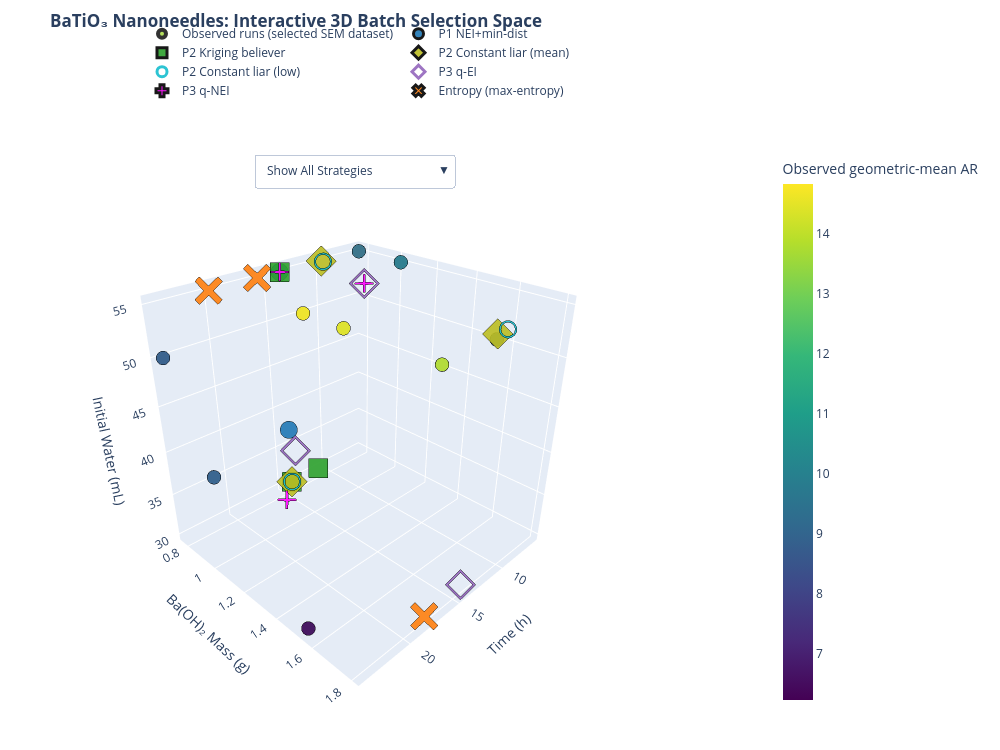

The notebook cell saved with this chart:
### Code cell
import plotly.graph_objects as go
import numpy as np
import pandas as pd

# --- 1. Extract already observed experimental runs ---
# These are the 18 runs from Round 1 with known outcomes (mean log aspect ratio; displayed as geometric-mean AR)
obs_x = df['time_h'].values
obs_y = df['baoh_mass_g'].values
obs_z = df['water_initial_ml'].values
obs_ar = np.exp(df[TARGET].values)

# --- 2. Extract proposed batches for each optimization strategy ---
# We map the strategy names to their selected points in pool_raw
strategy_data = {}
for name, idx in BATCHES.items():
    strategy_data[name] = {
        'time_h': pool_raw[idx, 0],
        'baoh_mass_g': pool_raw[idx, 1],
        'water_initial_ml': pool_raw[idx, 2],
        'pred_AR': np.exp(ctx.mu_pool[idx] * Y_SD + Y_MEAN)
    }

# --- 3. Define styles to match the 2D counterparts ---
# Dynamic key mapping to avoid KeyErrors when ACQ_NAME changes (e.g. from EI to UCB)
p1_key = [k for k in BATCHES if "+min-dist" in k][0] if any("+min-dist" in k for k in BATCHES) else 'P1 EI+min-dist'

plotly_styles = {
    p1_key:                      {'color': '#1f77b4',   'symbol': 'circle'},
    'P2 Kriging believer':       {'color': '#2ca02c',  'symbol': 'square'},
    'P2 Constant liar (mean)':   {'color': '#bcbd22',  'symbol': 'diamond'},
    'P2 Constant liar (low)':    {'color': '#17becf',   'symbol': 'circle-open'},
    'P3 q-EI':                   {'color': '#9467bd', 'symbol': 'diamond-open'},
    'P3 q-NEI':                  {'color': 'magenta',    'symbol': 'cross'},
    'Entropy (max-entropy)':     {'color': '#ff7f0e', 'symbol': 'x'}
}

# Create the base interactive figure
fig = go.Figure()

# --- 4. Add the observed points as Trace 0 ---
fig.add_trace(go.Scatter3d(
    x=obs_x,
    y=obs_y,
    z=obs_z,
    mode='markers',
    marker=dict(
        size=8,
        color=obs_ar,
        colorscale='Viridis',
        colorbar=dict(
            title='Observed geometric-mean AR',
            x=1.15
        ),
        opacity=0.8,
        line=dict(color='black', width=4)
    ),
    name='Observed runs (selected SEM dataset)',
    hovertemplate='<b>Observed Run</b><br>Time: %{x}h<br>Ba(OH)2: %{y}g<br>Water: %{z}mL<br>AR: %{marker.color:.2f}<extra></extra>'
))

# --- 5. Add one trace for each of the optimization techniques ---
for name, data in strategy_data.items():
    style = plotly_styles.get(name, {'color': 'gray', 'symbol': 'circle'})
    fig.add_trace(go.Scatter3d(
        x=data['time_h'],
        y=data['baoh_mass_g'],
        z=data['water_initial_ml'],
        mode='markers',
        marker=dict(
            size=10,
            color=style['color'],
            symbol=style['symbol'],
            opacity=0.9,
            line=dict(color='black', width=3)
        ),
        name=name,
        visible=True,
        hovertemplate=f'<b>{name} Proposal</b><br>Time: %{{x}}h<br>Ba(OH)2: %{{y}}g<br>Water: %{{z}}mL<br>Pred AR: %{{text:.2f}}<extra></extra>',
        text=data['pred_AR']
    ))

# --- 6. Build dropdown menus for interactive filtering ---
buttons = []

# Option A: View all batches simultaneously
buttons.append(dict(
    method='restyle',
    label='Show All Strategies',
    args=[{'visible': [True] * (len(BATCHES) + 1)}]
))

# Options B-H: Display only one single strategy alongside the baseline observations
for idx, name in enumerate(BATCHES.keys(), start=1):
    visibility = [False] * (len(BATCHES) + 1)
    visibility[0] = True
    visibility[idx] = True

    buttons.append(dict(
        method='restyle',
        label=f'Only {name}',
        args=[{'visible': visibility}]
    ))

# --- 7. Configure layout and finalize dimensions ---
fig.update_layout(
    title=dict(
        text='<b>BaTiO₃ Nanoneedles: Interactive 3D Batch Selection Space</b>',
        x=0.05,
        y=0.98
    ),
    scene=dict(
        xaxis_title='Time (h)',
        yaxis_title='Ba(OH)₂ Mass (g)',
        zaxis_title='Initial Water (mL)',
        camera=dict(
            eye=dict(x=1.5, y=1.5, z=1.2)
        )
    ),
    margin=dict(t=150, b=40, l=40, r=40),
    width=1000,
    height=750,
    updatemenus=[
        dict(
            buttons=buttons,
            direction='down',
            pad={'r': 10, 't': 10},
            showactive=True,
            x=0.5,
            xanchor='center',
            y=1.01,
            yanchor='top'
        )
    ],
    legend=dict(
        orientation='h',
        yanchor='bottom',
        y=1.08,
        xanchor='center',
        x=0.5
    )
)

fig.show()

### Figure 1 — Plotly figure (JSON) as saved in the notebook; plotly's stock layout.template omitted (floating-point values rounded to 4 significant figures)
{"data": [{"hovertemplate": "<b>Observed Run</b><br>Time: %{x}h<br>Ba(OH)2: %{y}g<br>Water: %{z}mL<br>AR: %{marker.color:.2f}<extra></extra>", "marker": {"color": [13.65, 13.6, 12.36, 14.84, 14.58, 14.1, 12.4, 12.27, 11.05, 8.883, 7.364, 7.963, 8.463, 8.918, 9.573, 9.067, 6.228, 9.098], "colorbar": {"title": {"text": "Observed geometric-mean AR"}, "x": 1.15}, "colorscale": [[0, "#440154"], [0.1111, "#482878"], [0.2222, "#3e4989"], [0.3333, "#31688e"], [0.4444, "#26828e"], [0.5556, "#1f9e89"], [0.6667, "#35b779"], [0.7778, "#6ece58"], [0.8889, "#b5de2b"], [1, "#fde725"]], "line": {"color": "black", "width": 4}, "opacity": 0.8, "size": 8}, "mode": "markers", "name": "Observed runs (selected SEM dataset)", "type": "scatter3d", "x": [12, 12, 12, 12, 12, 12, 6, 6, 6, 24, 24, 24, 6, 6, 6, 24, 24, 24], "y": [0.7716, 1.025, 1.543, 0.7717, 1.025, 1.543, 1.542, 0.7712, 1.025, 1.543, 0.7712, 1.025, 1.543, 0.7715, 1.025, 1.025, 1.543, 0.7714], "z": [50, 50, 50, 50, 50, 50, 50, 55, 55, 30, 50, 40, 50, 55, 55, 40, 30, 50]}, {"hovertemplate": "<b>P1 NEI+min-dist Proposal</b><br>Time: %{x}h<br>Ba(OH)2: %{y}g<br>Water: %{z}mL<br>Pred AR: %{text:.2f}<extra></extra>", "marker": {"color": "#1f77b4", "line": {"color": "black", "width": 3}, "opacity": 0.9, "size": 10, "symbol": "circle"}, "mode": "markers", "name": "P1 NEI+min-dist", "text": [12.83, 12.88, 12.86], "type": "scatter3d", "visible": true, "x": [14.0, 14.0, 14.0], "y": [0.77, 0.77, 0.77], "z": [30.0, 55.0, 37.0]}, {"hovertemplate": "<b>P2 Kriging believer Proposal</b><br>Time: %{x}h<br>Ba(OH)2: %{y}g<br>Water: %{z}mL<br>Pred AR: %{text:.2f}<extra></extra>", "marker": {"color": "#2ca02c", "line": {"color": "black", "width": 3}, "opacity": 0.9, "size": 10, "symbol": "square"}, "mode": "markers", "name": "P2 Kriging believer", "text": [12.83, 12.88, 13.24], "type": "scatter3d", "visible": true, "x": [14.0, 14.0, 11.0], "y": [0.77, 0.77, 0.77], "z": [30.0, 55.0, 30.0]}, {"hovertemplate": "<b>P2 Constant liar (mean) Proposal</b><br>Time: %{x}h<br>Ba(OH)2: %{y}g<br>Water: %{z}mL<br>Pred AR: %{text:.2f}<extra></extra>", "marker": {"color": "#bcbd22", "line": {"color": "black", "width": 3}, "opacity": 0.9, "size": 10, "symbol": "diamond"}, "mode": "markers", "name": "P2 Constant liar (mean)", "text": [12.83, 12.66, 13.28], "type": "scatter3d", "visible": true, "x": [14.0, 10.0, 13.0], "y": [0.77, 0.77, 1.8], "z": [30.0, 55.0, 55.0]}, {"hovertemplate": "<b>P2 Constant liar (low) Proposal</b><br>Time: %{x}h<br>Ba(OH)2: %{y}g<br>Water: %{z}mL<br>Pred AR: %{text:.2f}<extra></extra>", "marker": {"color": "#17becf", "line": {"color": "black", "width": 3}, "opacity": 0.9, "size": 10, "symbol": "circle-open"}, "mode": "markers", "name": "P2 Constant liar (low)", "text": [12.83, 12.66, 13.45], "type": "scatter3d", "visible": true, "x": [14.0, 10.0, 12.0], "y": [0.77, 0.78, 1.8], "z": [30.0, 55.0, 55.0]}, {"hovertemplate": "<b>P3 q-EI Proposal</b><br>Time: %{x}h<br>Ba(OH)2: %{y}g<br>Water: %{z}mL<br>Pred AR: %{text:.2f}<extra></extra>", "marker": {"color": "#9467bd", "line": {"color": "black", "width": 3}, "opacity": 0.9, "size": 10, "symbol": "diamond-open"}, "mode": "markers", "name": "P3 q-EI", "text": [12.21, 12.65, 12.73], "type": "scatter3d", "visible": true, "x": [15.0, 10.0, 14.0], "y": [0.88, 1.03, 1.79], "z": [36.0, 54.0, 30.0]}, {"hovertemplate": "<b>P3 q-NEI Proposal</b><br>Time: %{x}h<br>Ba(OH)2: %{y}g<br>Water: %{z}mL<br>Pred AR: %{text:.2f}<extra></extra>", "marker": {"color": "magenta", "line": {"color": "black", "width": 3}, "opacity": 0.9, "size": 10, "symbol": "cross"}, "mode": "markers", "name": "P3 q-NEI", "text": [12.88, 12.65, 11.57], "type": "scatter3d", "visible": true, "x": [14.0, 10.0, 16.0], "y": [0.77, 1.03, 0.87], "z": [55.0, 54.0, 30.0]}, {"hovertemplate": "<b>Entropy (max-entropy) Proposal</b><br>Time: %{x}h<br>Ba(OH)2: %{y}g<br>Water: %{z}mL<br>Pred AR: %{text:.2f}<extra></extra>", "marker": {"color": "#ff7f0e", "line": {"color": "black", "width": 3}, "opacity": 0.9, "size": 10, "symbol": "x"}, "mode": "markers", "name": "Entropy (max-entropy)", "text": [10.49, 9.598, 11.6], "type": "scatter3d", "visible": true, "x": [18.0, 20.0, 16.0], "y": [1.8, 0.77, 0.77], "z": [30.0, 55.0, 55.0]}], "layout": {"height": 750, "legend": {"orientation": "h", "x": 0.5, "xanchor": "center", "y": 1.08, "yanchor": "bottom"}, "margin": {"b": 40, "l": 40, "r": 40, "t": 150}, "scene": {"camera": {"eye": {"x": 1.5, "y": 1.5, "z": 1.2}}, "xaxis": {"title": {"text": "Time (h)"}}, "yaxis": {"title": {"text": "Ba(OH)₂ Mass (g)"}}, "zaxis": {"title": {"text": "Initial Water (mL)"}}}, "title": {"text": "<b>BaTiO₃ Nanoneedles: Interactive 3D Batch Selection Space</b>", "x": 0.05, "y": 0.98}, "updatemenus": [{"buttons": [{"args": [{"visible": [true, true, true, true, true, true, true, true]}], "label": "Show All Strategies", "method": "restyle"}, {"args": [{"visible": [true, true, false, false, false, false, false, false]}], "label": "Only P1 NEI+min-dist", "method": "restyle"}, {"args": [{"visible": [true, false, true, false, false, false, false, false]}], "label": "Only P2 Kriging believer", "method": "restyle"}, {"args": [{"visible": [true, false, false, true, false, false, false, false]}], "label": "Only P2 Constant liar (mean)", "method": "restyle"}, {"args": [{"visible": [true, false, false, false, true, false, false, false]}], "label": "Only P2 Constant liar (low)", "method": "restyle"}, {"args": [{"visible": [true, false, false, false, false, true, false, false]}], "label": "Only P3 q-EI", "method": "restyle"}, {"args": [{"visible": [true, false, false, false, false, false, true, false]}], "label": "Only P3 q-NEI", "method": "restyle"}, {"args": [{"visible": [true, false, false, false, false, false, false, true]}], "label": "Only Entropy (max-entropy)", "method": "restyle"}], "direction": "down", "pad": {"r": 10, "t": 10}, "showactive": true, "x": 0.5, "xanchor": "center", "y": 1.01, "yanchor": "top"}], "width": 1000}}
